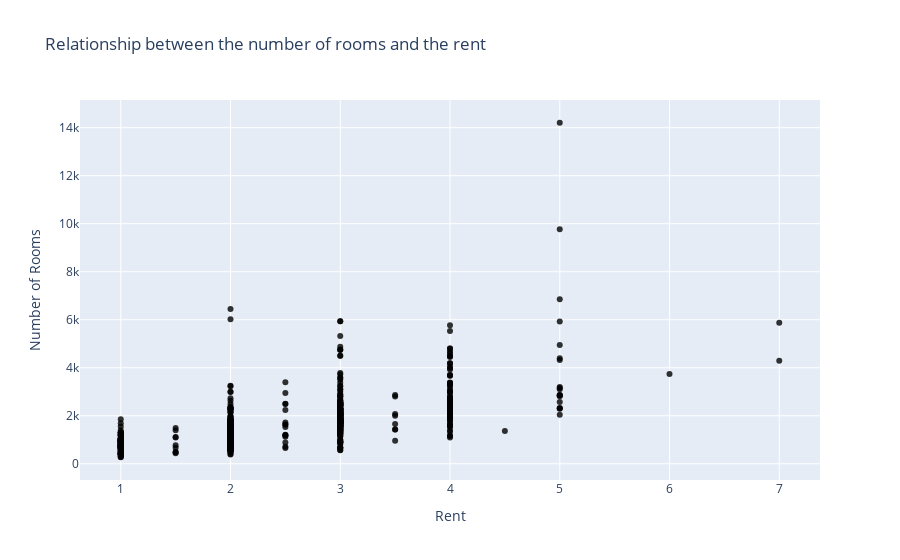

Notebook code cell kept with this figure:
### Markdown cell above
## **Plot the relationship between the Rooms and the rent?**

### Code cell
Rm_rnt=go.Scatter(
                    x = rentals['Rooms'],
                    y = rentals['Rent'],
                    mode = "markers",
                    name = "2014",
                    marker = dict(color = 'rgba(0, 0, 0, 0.8)'),
                    )

layout = dict(title = 'Relationship between the number of rooms and the rent',
              xaxis= dict(title= 'Rent',ticklen= 5,zeroline= False),
              yaxis= dict(title= 'Number of Rooms',ticklen= 5,zeroline= False)
             )
fig = dict(data = Rm_rnt, layout = layout)
iplot(fig)

### Figure 1 — Plotly figure (JSON) as saved in the notebook; plotly's stock layout.template omitted (floating-point values rounded to 4 significant figures; data arrays with more than 128 entries replaced by an {"elided": "..."} marker saying what was removed)
{"data": [{"name": "2014", "y": {"elided": "764 float values"}, "mode": "markers", "marker": {"color": "rgba(0, 0, 0, 0.8)"}, "x": {"elided": "764 float values"}, "type": "scatter"}], "layout": {"yaxis": {"zeroline": false, "ticklen": 5, "title": {"text": "Number of Rooms"}}, "xaxis": {"zeroline": false, "ticklen": 5, "title": {"text": "Rent"}}, "title": {"text": "Relationship between the number of rooms and the rent"}}}
